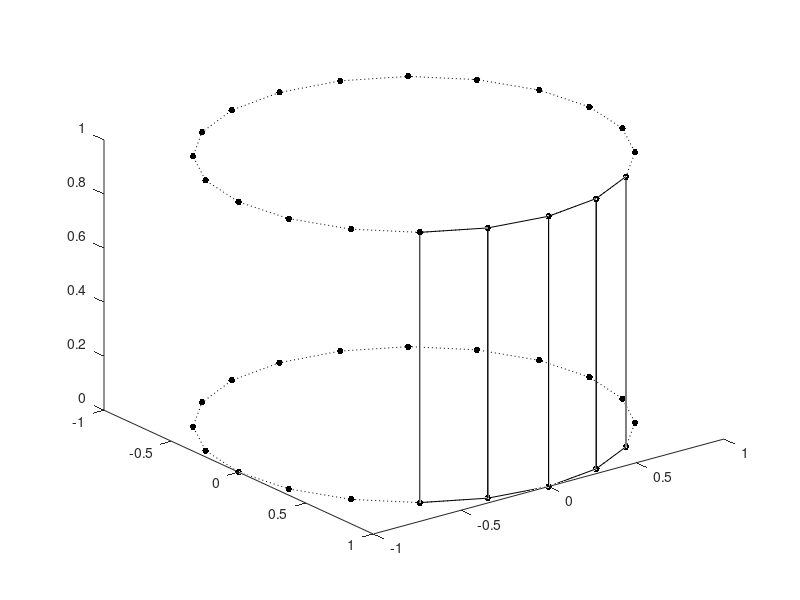

Source code (MATLAB): (Note: this script raises an error after producing the figure.)
set(0,'defaultaxeslinewidth',.01)
set(0,'defaultlinelinewidth',.2)
N = 20;
dt = 2*pi/N;
t = 0:dt:(N-1)*dt;
x = [cos(t) cos(t)];
y = [sin(t) sin(t)];
z = [zeros(size(t)) ones(size(t))];
vert = [x' y' z'];
faces = [1 N+1 N+2 2
    2 N+2 N+3 3
    N-1 2*N-1 2*N N
    N 2*N N+1 1];

clf
h = patch('vertices',vert,'faces',faces,...
    'facecolor','none');
view(52.5,30)
hold on
plot3(x,y,z,'k.','markersize',15)
plot3(x(1:N),y(1:N),z(1:N),'k:')
plot3(x(N+1:2*N),y(N+1:2*N),z(N+1:2*N),'k:')

for i=1:3
  text(x(i),y(i),z(i),int2str(i),'FontSize',20,...
      'Vert','top','FontAngle','Italic');
end
text(x(4),y(4),z(4),'. . .','FontSize',20,...
    'Vert','top');
text(x(N-2),y(N-2),z(N-2),'. . .','FontSize',20,...
    'Vert','top','hor','right');
text(x(N),y(N),z(N),'N','FontSize',20,'FontAngle','Italic',...
    'Vert','top','hor','cen');
text(x(N-1),y(N-1),z(N-1),'N-1','FontSize',20,'FontAngle','Italic',...
    'Vert','top','hor','cen');
text(x(N+1),y(N+1),z(N+1),'N+1','FontSize',20,'FontAngle','Italic',...
    'Vert','bot','hor','cen');
text(x(N+2),y(N+2),z(N+2),'N+2','FontSize',20,'FontAngle','Italic',...
    'Vert','bot','hor','cen');
text(x(N+3),y(N+3),z(N+3),'N+3','FontSize',20,'FontAngle','Italic',...
    'Vert','bot','hor','cen');
text(x(2*N),y(2*N),z(2*N),'2N','FontSize',20,'FontAngle','Italic',...
    'Vert','bot','hor','cen');
text(x(2*N-1),y(2*N-1),z(2*N-1),'2N-1','FontSize',20,'FontAngle','Italic',...
    'Vert','bot','hor','cen');
  

b = 1.5;
axis(b*[-1 1 -1 1 0 1])
view(100,40)
arrow([0 0 0],[b 0 0],'length',4)
text(b,0,0,'x','fontangle','italic','hor','cen','vert','top','FontSize',20)
arrow([0 0 0],[0 b 0],'length',4)
text(0,b,0,'y','fontangle','italic','FontSize',20)
arrow([0 0 0],[0 0 1],'length',4)
text(0,0,1,'z','fontangle','italic','hor','cen','vert','bot','FontSize',20)
axis off
q = .815/.775;
set(gca,'pos',[-.1 0.05 1.1 q*1.1])
